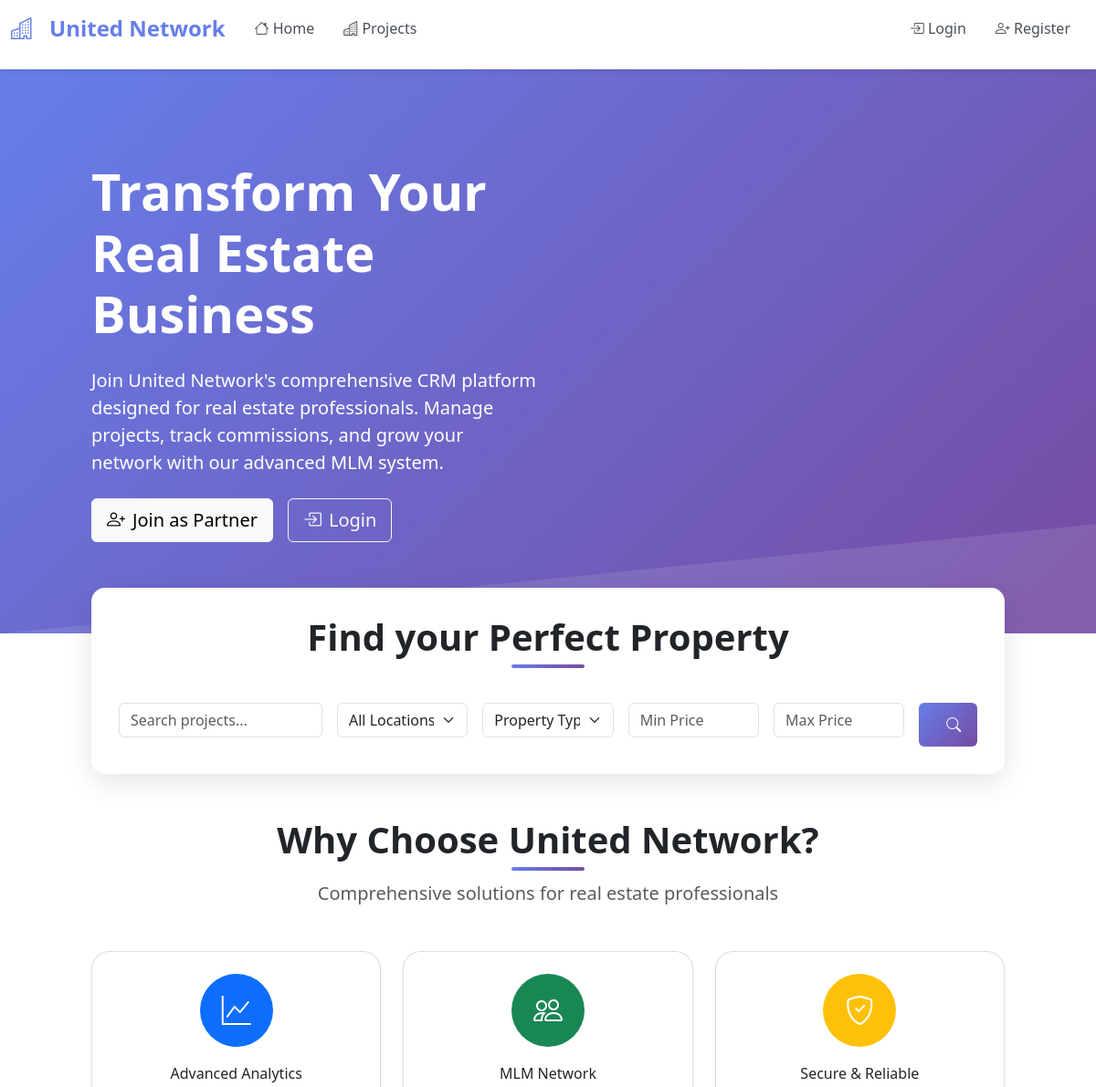
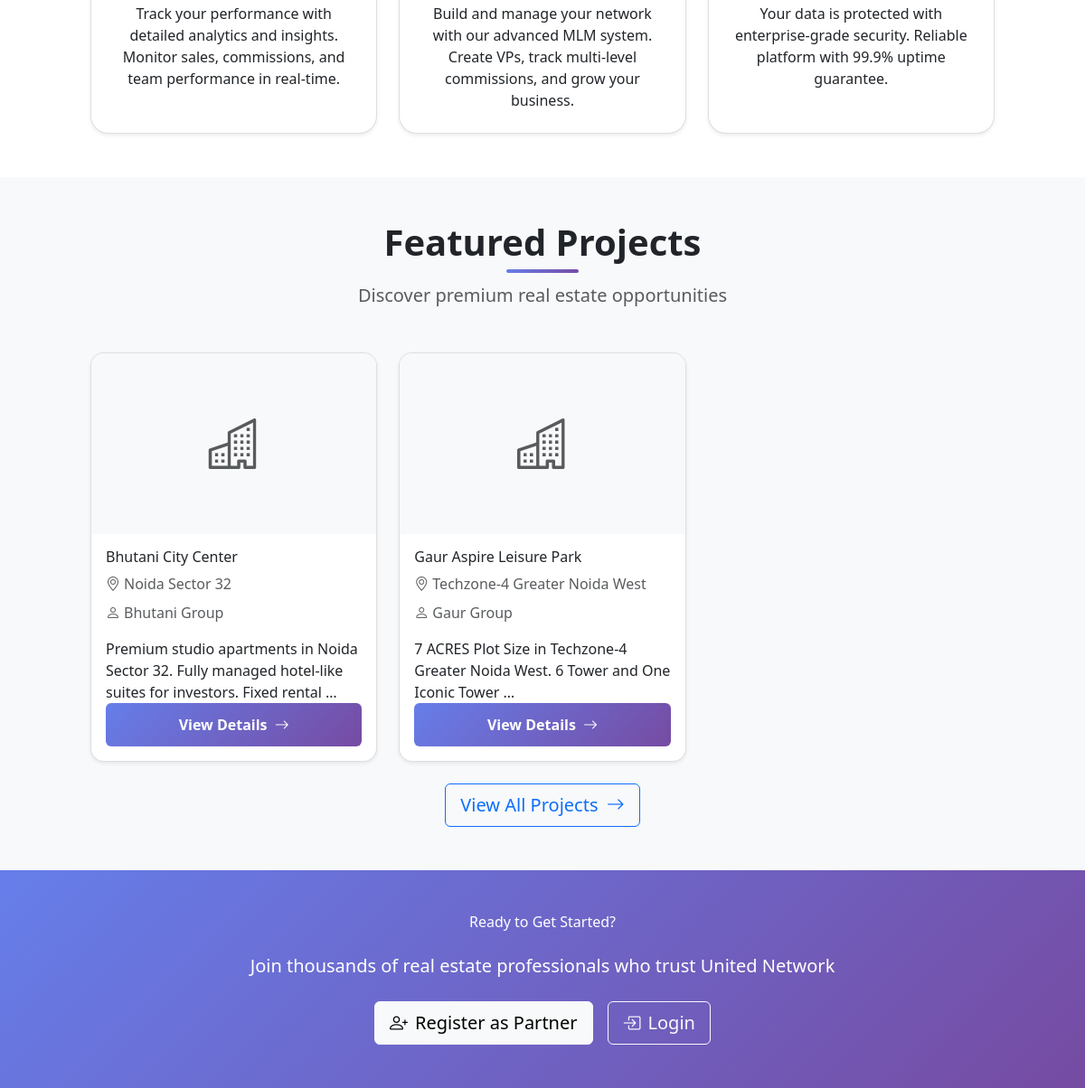
The page / on the database its author committed (2 pictures, top to bottom).
### crm/models.py (models this page shows, shortened)
class Project(models.Model):
    STATUS_CHOICES = [
        ('upcoming', 'Upcoming'),
        ('active', 'Active'),
        ('sold_out', 'Sold Out'),
        ('completed', 'Completed'),
        ('on_hold', 'On Hold'),
        ('cancelled', 'Cancelled'),
    ]
    PROPERTY_TYPES = [
        ('residential', 'Residential'),
        ('commercial', 'Commercial'),
        ('industrial', 'Industrial'),
        ('mixed', 'Mixed Development'),
        ('plots', 'Plots/Land'),
    ]
    name = models.CharField(max_length=200)
    code = models.CharField(max_length=50, unique=True, blank=True)
    developer = models.CharField(max_length=200)
    property_type = models.CharField(max_length=20, choices=PROPERTY_TYPES, default='residential')
    location = models.CharField(max_length=200)
    description = models.TextField()
    price_range = models.CharField(max_length=100)
    min_price = models.DecimalField(max_digits=12, decimal_places=2, default=0)
    max_price = models.DecimalField(max_digits=12, decimal_places=2, default=0)
    status = models.CharField(max_length=20, choices=STATUS_CHOICES, default='active')
    is_featured = models.BooleanField(default=False)
    image = models.ImageField(upload_to='projects/', blank=True, null=True)
    brochure = models.FileField(upload_to='brochures/', blank=True, null=True)
    amenities = models.TextField(blank=True, help_text="Comma-separated list of amenities")
    view_count = models.IntegerField(default=0)
    created_at = models.DateTimeField(auto_now_add=True)
    updated_at = models.DateTimeField(auto_now=True)

### crm/views.py (the view, shortened to what this page needs)
# urls.py: path('', views.home, name='home'),
def home(request):
    search = request.GET.get('search', '')
    location = request.GET.get('location', '')
    developer = request.GET.get('developer', '')
    property_type = request.GET.get('property_type', '')
    min_price = request.GET.get('min_price', '')
    max_price = request.GET.get('max_price', '')
    projects = Project.objects.filter(status='active')
    if location:
        projects = projects.filter(location__icontains=location)
    if developer:
        projects = projects.filter(developer__icontains=developer)
    if property_type:
        projects = projects.filter(property_type=property_type)
    if min_price:
        try:
            projects = projects.filter(min_price__gte=float(min_price))
        except ValueError:
            pass
    if max_price:
        try:
            projects = projects.filter(max_price__lte=float(max_price))
        except ValueError:
            pass
    projects = projects.order_by('-is_featured', '-created_at')
    featured_projects = projects.filter(is_featured=True)[:6]
    if not featured_projects.exists():
        featured_projects = projects[:6]
    all_projects = Project.objects.filter(status='active')
    locations = all_projects.values_list('location', flat=True).distinct().order_by('location')
    developers = all_projects.values_list('developer', flat=True).distinct().order_by('developer')
    property_types = Project.PROPERTY_TYPES
    settings, created = SystemSettings.objects.get_or_create(id=1)
    stats = {
        'total_projects': all_projects.count(),
        'total_cps': ChannelPartner.objects.filter(is_active=True).count(),
        'total_bookings': Booking.objects.filter(status__in=['approved', 'completed']).count(),
        'total_sales_value': Booking.objects.filter(
            status__in=['approved', 'completed']
        ).aggregate(total=Sum('total_amount'))['total'] or 0,
    }
    context = {
        'projects': featured_projects,
        'locations': locations,
        'developers': developers,
        'property_types': property_types,
        'mlm_activated': settings.mlm_activated,
        'stats': stats,
        'search_params': {
            'search': search,
            'location': location,
            'developer': developer,
            'property_type': property_type,
            'min_price': min_price,
            'max_price': max_price,
        }
    }
    return render(request, 'crm/home.html', context)

### templates/crm/home.html (shortened to what this page needs)
{% extends 'base.html' %}
{% load static %}
{% block content %}
<section class="hero-section">
    <div class="container hero-content">
        <div class="row align-items-center">
            <div class="col-lg-6">
                <h1 class="display-4 fw-bold mb-4">
                    Transform Your Real Estate Business
                </h1>
                <p class="lead mb-4">
                    Join United Network's comprehensive CRM platform designed for real estate professionals.
                    Manage projects, track commissions, and grow your network with our advanced MLM system.
                </p>
                <div class="d-flex gap-3">
                    {% if user.is_authenticated %}
                        <a href="{% url 'dashboard' %}" class="btn btn-light btn-lg">
                            <i class="bi bi-speedometer2 me-2"></i>Go to Dashboard
                        </a>
                    {% else %}
                        <a href="{% url 'cp_registration' %}" class="btn btn-light btn-lg">
                            <i class="bi bi-person-plus me-2"></i>Join as Partner
                        </a>
                        <a href="{% url 'login' %}" class="btn btn-outline-light btn-lg">
                            <i class="bi bi-box-arrow-in-right me-2"></i>Login
                        </a>
                    {% endif %}
                </div>
            </div>
        </div>
    </div>
</section>
<div class="container">
    <div class="search-form">
         <div class="text-center mb-5">
            <h2 class="section-title">Find your Perfect Property</h2>
        </div>
        <form method="GET" action="{% url 'projects_list' %}">
            <div class="row g-3">
                <div class="col-md-3">
                    <input type="text" class="form-control" name="search" placeholder="Search projects..." value="{{ search_params.search }}">
                </div>
                <div class="col-md-2">
                    <select class="form-select" name="location">
                        <option value="">All Locations</option>
                    </select>
                </div>
                <div class="col-md-2">
                    <select class="form-select" name="property_type">
                        <option value="">Property Type</option>
                    </select>
                </div>
                <div class="col-md-2">
                    <input type="number" class="form-control" name="min_price" placeholder="Min Price" value="{{ search_params.min_price }}">
                </div>
                <div class="col-md-2">
                    <input type="number" class="form-control" name="max_price" placeholder="Max Price" value="{{ search_params.max_price }}">
                </div>
                <div class="col-md-1">
                    <button type="submit" class="btn btn-primary w-100">
                        <i class="bi bi-search"></i>
                    </button>
                </div>
            </div>
        </form>
    </div>
</div>
<section class="py-5">
    <div class="container">
        <div class="text-center mb-5">
            <h2 class="section-title">Why Choose United Network?</h2>
            <p class="lead text-muted">Comprehensive solutions for real estate professionals</p>
        </div>
        <div class="row g-4">
            <div class="col-md-4">
                <div class="card feature-card text-center">
                    <div class="card-body p-4">
                        <div class="feature-icon bg-primary text-white">
                            <i class="bi bi-graph-up"></i>
                        </div>
                        <h5 class="card-title">Advanced Analytics</h5>
                        <p class="card-text">Track your performance with detailed analytics and insights. Monitor sales, commissions, and team performance in real-time.</p>
                    </div>
                </div>
            </div>
            <div class="col-md-4">
                <div class="card feature-card text-center">
                    <div class="card-body p-4">
                        <div class="feature-icon bg-success text-white">
                            <i class="bi bi-people"></i>
                        </div>
                        <h5 class="card-title">MLM Network</h5>
                        <p class="card-text">Build and manage your network with our advanced MLM system. Create VPs, track multi-level commissions, and grow your business.</p>
                    </div>
                </div>
            </div>
            <div class="col-md-4">
                <div class="card feature-card text-center">
                    <div class="card-body p-4">
                        <div class="feature-icon bg-warning text-white">
                            <i class="bi bi-shield-check"></i>
                        </div>
                        <h5 class="card-title">Secure & Reliable</h5>
                        <p class="card-text">Your data is protected with enterprise-grade security. Reliable platform with 99.9% uptime guarantee.</p>
                    </div>
                </div>
            </div>
        </div>
    </div>
</section>
<section class="py-5 bg-light">
    <div class="container">
        <div class="text-center mb-5">
            <h2 class="section-title">Featured Projects</h2>
            <p class="lead text-muted">Discover premium real estate opportunities</p>
        </div>
        {% if projects %}
            <div class="row g-4">
                {% for project in projects %}
                    <div class="col-md-4">
                        <div class="card project-card">
                            {% if project.image %}
                                <img src="{{ project.image.url }}" class="project-image" alt="{{ project.name }}">
                            {% else %}
                                <div class="project-image bg-light d-flex align-items-center justify-content-center">
                                    <i class="bi bi-buildings display-4 text-muted"></i>
                                </div>
                            {% endif %}
                            <div class="card-body">
                                <h5 class="card-title">{{ project.name }}</h5>
                                <p class="text-muted mb-2">
                                    <i class="bi bi-geo-alt me-1"></i>{{ project.location }}
                                </p>
                                <p class="text-muted mb-2">
                                    <i class="bi bi-person me-1"></i>{{ project.developer }}
                                </p>
                                <p class="card-text">{{ project.description|truncatewords:15 }}</p>
                                <a href="{% url 'project_detail' project.id %}" class="btn btn-primary w-100">
                                    View Details <i class="bi bi-arrow-right ms-1"></i>
                                </a>
                            </div>
                        </div>
                    </div>
                {% endfor %}
            </div>
            <div class="text-center mt-4">
                <a href="{% url 'projects_list' %}" class="btn btn-outline-primary btn-lg">
                    View All Projects <i class="bi bi-arrow-right ms-1"></i>
                </a>
            </div>
        {% else %}
            <div class="text-center py-5">
                <i class="bi bi-buildings display-1 text-muted"></i>
                <h4 class="text-muted mt-3">No projects available</h4>
                <p class="text-muted">Check back later for new projects.</p>
            </div>
        {% endif %}
    </div>
</section>
<section class="py-5" style="background: linear-gradient(135deg, #667eea 0%, #764ba2 100%);">
    <div class="container text-center text-white">
        <h2 class="mb-4">Ready to Get Started?</h2>
        <p class="lead mb-4">Join thousands of real estate professionals who trust United Network</p>
        {% if not user.is_authenticated %}
            <div class="d-flex justify-content-center gap-3">
                <a href="{% url 'cp_registration' %}" class="btn btn-light btn-lg">
                    <i class="bi bi-person-plus me-2"></i>Register as Partner
                </a>
                <a href="{% url 'login' %}" class="btn btn-outline-light btn-lg">
                    <i class="bi bi-box-arrow-in-right me-2"></i>Login
                </a>
            </div>
        {% else %}
            <a href="{% url 'dashboard' %}" class="btn btn-light btn-lg">
                <i class="bi bi-speedometer2 me-2"></i>Go to Dashboard
            </a>
        {% endif %}
    </div>
</section>
{% endblock %}

### templates/crm/home.html (style rules this page uses)
.hero-section { background: linear-gradient(135deg, #667eea 0%, #764ba2 100%); color: white; padding: 100px 0; position: relative; overflow: hidden; }
.hero-section::before { content: ''; position: absolute; top: 0; left: 0; right: 0; bottom: 0; background-size: cover; }
.hero-content { position: relative; z-index: 2; }
.feature-card { border: none; border-radius: 20px; box-shadow: 0 10px 30px rgba(0,0,0,0.1); transition: all 0.3s ease; height: 100%; }
.feature-icon { width: 80px; height: 80px; border-radius: 50%; display: flex; align-items: center; justify-content: center; font-size: 2rem; margin: 0 auto 20px; }
.project-card { border: none; border-radius: 15px; overflow: hidden; box-shadow: 0 5px 20px rgba(0,0,0,0.1); transition: all 0.3s ease; }
.project-image { height: 200px; object-fit: cover; width: 100%; }
.search-form { background: white; border-radius: 15px; padding: 30px; box-shadow: 0 10px 30px rgba(0,0,0,0.1); margin-top: -50px; position: relative; z-index: 3; }
.btn-primary { background: linear-gradient(135deg, #667eea 0%, #764ba2 100%); border: none; border-radius: 10px; padding: 12px 30px; font-weight: 600; transition: all 0.3s ease; }
.section-title { font-size: 2.5rem; font-weight: bold; margin-bottom: 20px; position: relative; }
.section-title::after { content: ''; position: absolute; bottom: -10px; left: 50%; transform: translateX(-50%); width: 80px; height: 4px; background: linear-gradient(135deg, #667eea 0%, #764ba2 100%); border-radius: 2px; }

### templates/base.html (style rules this page uses)
body { padding-top: 76px !important; }
.card { box-shadow: 0 0.125rem 0.25rem rgba(0, 0, 0, 0.075); border: 1px solid rgba(0, 0, 0, 0.125); }
.btn { border-radius: 0.375rem; }

### rows shown on the page
Project: name "Bhutani City Center", location "Noida Sector 32", developer "Bhutani Group", description "Premium studio apartments in Noida Sector 32. Fully managed hotel-like suites for investors. Fixed rental …"
Project: name "Gaur Aspire Leisure Park", location "Techzone-4 Greater Noida West", developer "Gaur Group", description "7 ACRES Plot Size in Techzone-4 Greater Noida West. 6 Tower and One Iconic Tower …"
